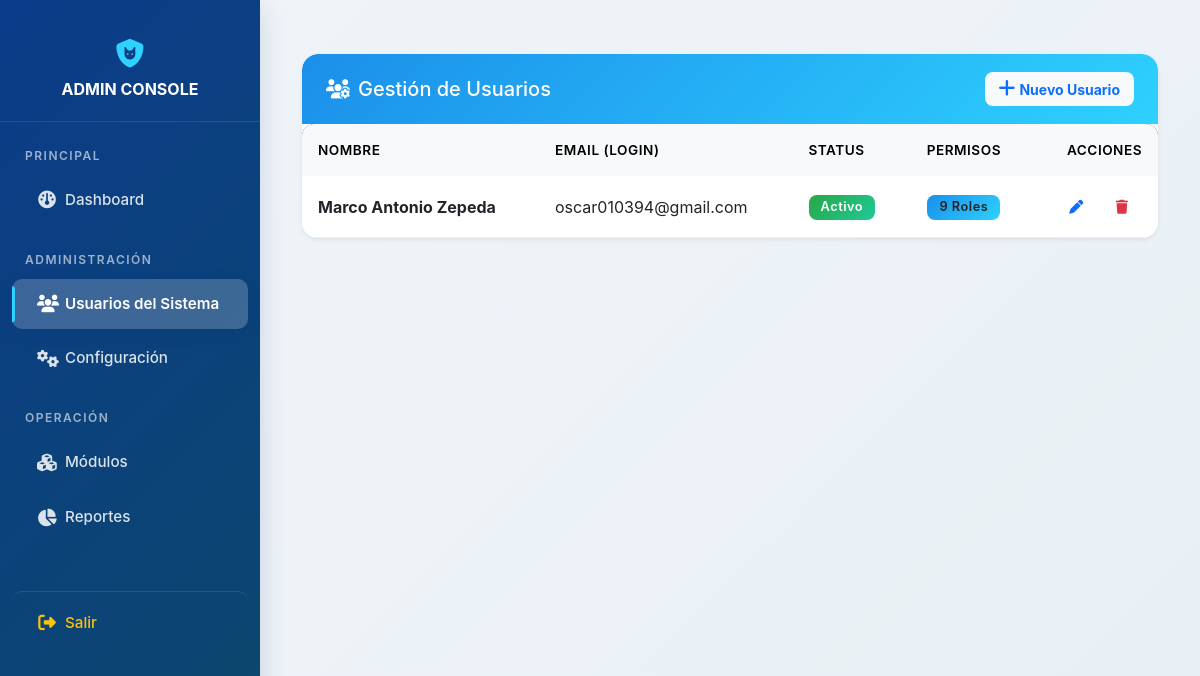
/admin/users.php (signed in), run on the app's committed database.
### tables this page shows
CREATE TABLE `usuarios_permisos` (
  `id_permiso` int NOT NULL AUTO_INCREMENT,
  `id_usuario` int DEFAULT NULL,
  `catalogo_instituciones` int DEFAULT NULL,
  `catalogo_emisoras` int DEFAULT NULL,
  `catalogo_clientes` int DEFAULT NULL,
  `captura` int DEFAULT NULL,
  `administracion` int DEFAULT NULL,
  `reportes` int DEFAULT NULL,
  `valuacion` int DEFAULT NULL,
  `correcciones` int DEFAULT NULL,
  `rebalanceo` int DEFAULT NULL,
  PRIMARY KEY (`id_permiso`)
);

CREATE TABLE `usuarios` (
  `id_usuario` int NOT NULL AUTO_INCREMENT,
  `nombre` varchar(255) DEFAULT NULL,
  `login_user` varchar(255) DEFAULT NULL,
  `login_password` varchar(255) DEFAULT NULL,
  `id_grupo` int DEFAULT NULL,
  `id_status_usuario` int DEFAULT NULL,
  `two_factor_code` varchar(6) DEFAULT NULL,
  `two_factor_expires` datetime DEFAULT NULL,
  `password_reset_token` varchar(128) DEFAULT NULL,
  `password_reset_expires` datetime DEFAULT NULL,
  `verification_token` varchar(64) DEFAULT NULL,
  PRIMARY KEY (`id_usuario`)
);

### admin/users.php (the view, shortened to what this page needs)
<?php
include 'header.php';
?>
<?php
$stmt = $pdo->query("
    SELECT u.*,
           up.catalogo_instituciones, up.catalogo_emisoras, up.catalogo_clientes,
           up.captura, up.administracion, up.reportes, up.valuacion, up.correcciones, up.rebalanceo
    FROM usuarios u
    LEFT JOIN usuarios_permisos up ON u.id_usuario = up.id_usuario
    ORDER BY u.nombre ASC
");
$users = $stmt->fetchAll(PDO::FETCH_ASSOC);
?>
<div class="container mt-4 mb-5">
    <div class="card shadow-sm">
        <div class="card-header bg-primary text-white d-flex justify-content-between align-items-center">
            <h5 class="mb-0"><i class="fa-solid fa-users-gear me-2"></i>Gestión de Usuarios</h5>
            <button class="btn btn-light btn-sm text-primary fw-bold" onclick="openUserModal()">
                <i class="fa-solid fa-plus me-1"></i>Nuevo Usuario
            </button>
        </div>
        <div class="card-body p-0">
            <div class="table-responsive">
                <table class="table table-hover mb-0 align-middle">
                    <thead class="table-light">
                        <tr>
                            <th>Nombre</th>
                            <th>Email (Login)</th>
                            <th>Status</th>
                            <th class="text-center">Permisos</th>
                            <th class="text-end">Acciones</th>
                        </tr>
                    </thead>
                    <tbody>
                        <?php foreach ($users as $u): ?>
                            <tr>
                                <td class="fw-bold"><?= htmlspecialchars($u['nombre']) ?></td>
                                <td><?= htmlspecialchars($u['login_user']) ?></td>
                                <td>
                                    <?php if ($u['id_status_usuario'] == 1): ?>
                                        <span class="badge bg-success">Activo</span>
                                    <?php else: ?>
                                        <span class="badge bg-warning text-dark">Inactivo / Pendiente</span>
                                    <?php endif; ?>
                                </td>
                                <td class="text-center">
                                    <?php
                                        $countP = 0;
                                        $permsToCheck = ['catalogo_instituciones', 'catalogo_emisoras', 'catalogo_clientes', 'captura', 'administracion', 'reportes', 'valuacion', 'correcciones', 'rebalanceo'];
                                        foreach($permsToCheck as $p) { if(!empty($u[$p]) && $u[$p] == 1) $countP++; }
                                        echo $countP > 0 ? '<span class="badge bg-info text-dark">' . $countP . ' Roles</span>' : '<span class="text-muted small">-</span>';
                                    ?>
                                </td>
                                <td class="text-end">
                                    <button class="btn btn-sm btn-outline-primary border-0"
                                            onclick='editUser(<?= htmlspecialchars(json_encode($u), ENT_QUOTES) ?>)' title="Editar">
                                        <i class="fa-solid fa-pen"></i>
                                    </button>
                                    <form method="POST" class="d-inline" onsubmit="return confirm('¿Eliminar este usuario permanentemente?');">
                                        <button class="btn btn-sm btn-outline-danger border-0" title="Eliminar">
                                            <i class="fa-solid fa-trash"></i>
                                        </button>
                                    </form>
                                </td>
                            </tr>
                        <?php endforeach; ?>
                    </tbody>
                </table>
            </div>
        </div>
    </div>
</div>
<?php include '../templates/footer.php'; ?>

### assets/css/admin.css (style rules this page uses)
:root { --eve-blue-dark: #0B486B; --eve-blue-deep: #0B3C8A; --eve-blue-medium: #1B8FEA; --eve-blue-light: #2ED1FF; --eve-blue-bg: #E8F4FD; --eve-gradient-primary: linear-gradient(135deg, var(--eve-blue-deep) 0%, var(--eve-blue-dark) 100%); --eve-gradient-card: linear-gradient(135deg, #ffffff 0%, #f8f9fa 100%); --eve-gradient-hover: linear-gradient(135deg, var(--eve-blue-medium) 0%, var(--eve-blue-light) 100%); --eve-shadow-sm: 0 2px 8px rgba(8, 45, 110, 0.08); --eve-shadow-md: 0 4px 16px rgba(8, 45, 110, 0.12); --eve-shadow-lg: 0 8px 24px rgba(8, 45, 110, 0.16); --eve-shadow-hover: 0 6px 20px rgba(27, 143, 234, 0.25); --eve-transition: all 0.3s cubic-bezier(0.4, 0, 0.2, 1); --eve-transition-fast: all 0.15s ease; }
body { background: linear-gradient(135deg, #f0f4f8 0%, #e8f0f5 100%); font-family: -apple-system, BlinkMacSystemFont, 'Segoe UI', Roboto, 'Helvetica Neue', Arial, sans-serif; min-height: 100vh; }
.card { border: none; border-radius: 16px; box-shadow: var(--eve-shadow-md); margin-bottom: 25px; background: var(--eve-gradient-card); transition: var(--eve-transition); overflow: hidden; position: relative; }
.card::before { content: ''; position: absolute; top: 0; left: 0; right: 0; height: 4px; background: var(--eve-gradient-hover); transform: scaleX(0); transition: var(--eve-transition); }
.card-header { background: var(--eve-gradient-primary); color: #ffffff; border: none; padding: 18px 24px; font-weight: 600; font-size: 1.05rem; border-radius: 16px 16px 0 0 !important; display: flex; align-items: center; gap: 10px; }
.card-header i { font-size: 1.2rem; }
.card-body { padding: 24px; }
.btn { border-radius: 10px; padding: 10px 20px; font-weight: 500; transition: var(--eve-transition); border: none; position: relative; overflow: hidden; }
.btn::before { content: ''; position: absolute; top: 50%; left: 50%; width: 0; height: 0; border-radius: 50%; background: rgba(255, 255, 255, 0.3); transform: translate(-50%, -50%); transition: width 0.6s, height 0.6s; }
.btn-sm { padding: 6px 14px; font-size: 0.875rem; border-radius: 8px; }
.table { border-radius: 12px; overflow: hidden; }
.table thead { background: var(--eve-gradient-primary); color: #ffffff; }
.table thead th { border: none; padding: 16px; font-weight: 600; text-transform: uppercase; font-size: 0.85rem; letter-spacing: 0.5px; }
.table tbody tr { transition: var(--eve-transition-fast); border-bottom: 1px solid #f0f0f0; }
.table tbody td { padding: 14px 16px; vertical-align: middle; }
.badge { padding: 6px 12px; border-radius: 8px; font-weight: 600; font-size: 0.8rem; letter-spacing: 0.5px; }
.bg-success { background: linear-gradient(135deg, #28a745 0%, #20c997 100%) !important; }
.bg-info { background: var(--eve-gradient-hover) !important; }
.bg-primary { background: var(--eve-gradient-hover) !important; }
html { scroll-behavior: smooth; }

### data on the page
usuarios_permisos: id_usuario.nombre "Marco Antonio Zepeda", id_usuario.login_user "oscar010394@gmail.com", countP "9"
